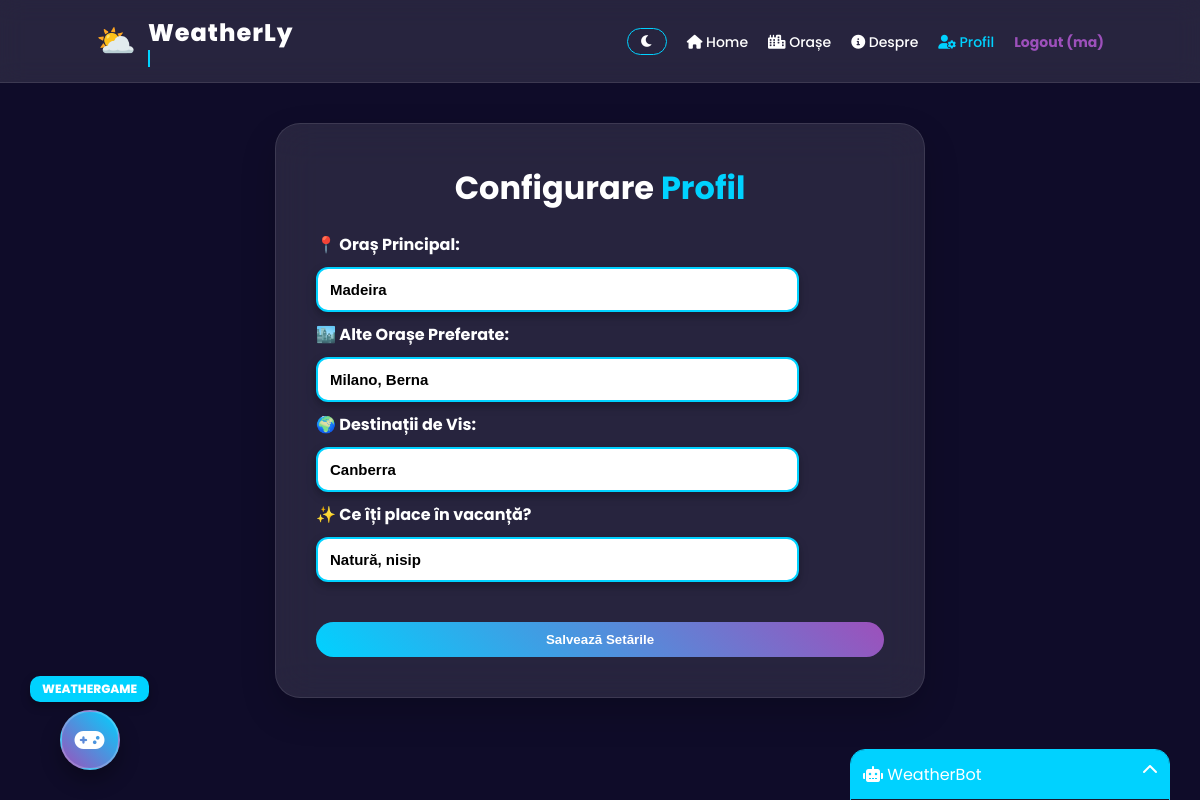
/settings (signed in), run on the app's committed database.
### auth.py (models this page shows)
class User(UserMixin, db.Model):
    id = db.Column(db.Integer, primary_key=True)
    username = db.Column(db.String(150), unique=True, nullable=False)
    password = db.Column(db.String(150), nullable=False)
    favorite_city = db.Column(db.String(100), default="Bucharest")
    other_cities = db.Column(db.String(500), default="") # Ex: "Paris, Londra"
    fav_destinations = db.Column(db.String(500), default="")
    interests = db.Column(db.String(500), default="") # Ex: "Natură, Soare, Plajă"

### app.py (the view, shortened to what this page needs)
@app.route("/settings", methods=["GET", "POST"])
@login_required
def settings():
    return render_template("settings.html", bg_video="login.mp4")

### app.py (called while the page is built)
@login_manager.user_loader
def load_user(user_id):
    return User.query.get(int(user_id))

### templates/settings.html
{% extends "base.html" %}
{% block content %}
<div class="card" style="max-width: 650px;">
    <h1>Configurare <span style="color: var(--primary);">Profil</span></h1>
    <form method="POST">
        <div style="text-align: left; margin-top: 20px;">
            <p><b>📍 Oraș Principal:</b></p>
            <input type="text" name="fav_city" value="{{ current_user.favorite_city }}" class="auth-input">
            <p><b>🏙️ Alte Orașe Preferate:</b></p>
            <input type="text" name="other_cities" value="{{ current_user.other_cities }}" class="auth-input" placeholder="Ex: Paris, Tokyo, Madrid">
            <p><b>🌍 Destinații de Vis:</b></p>
            <input type="text" name="fav_destinations" value="{{ current_user.fav_destinations }}" class="auth-input" placeholder="Unde vrei să ajungi?">
            <p><b>✨ Ce îți place în vacanță?</b></p>
            <input type="text" name="interests" value="{{ current_user.interests }}" class="auth-input" placeholder="Natură, plajă, liniște, aventură...">
        </div>
        <button type="submit" class="btn" style="width: 100%; margin-top: 30px;">Salvează Setările</button>
    </form>
</div>
{% endblock %}

### templates/base.html (shortened to what this page needs)
<!DOCTYPE html>
<html lang="ro">
<head>
    <link rel="stylesheet" href="{{ url_for('static', filename='style.css') }}">
    <link rel="stylesheet" href="https://cdnjs.cloudflare.com/ajax/libs/font-awesome/6.0.0/css/all.min.css">
</head>
<body>
    <nav class="navbar">
        <div class="logo-wrapper">
            <div class="logo-icon">⛅</div>
            <div class="logo-text-group">
                <a href="/" class="logo" style="padding:0; background:none; text-decoration: none;">WeatherLy</a>
                <div class="typing-sub">Rain or sun, we got you covered...</div>
            </div>
        </div>
        <ul class="nav-links">
            <li>
                <button onclick="toggleDarkMode()" class="btn" id="dark-btn" style="background:none; border:1px solid var(--primary); padding: 5px 12px; cursor: pointer;">
                    <i class="fas fa-moon"></i>
                </button>
            </li>
            <li><a href="/"><i class="fas fa-home"></i> Home</a></li>
            <li><a href="/popular_cities"><i class="fas fa-city"></i> Orașe</a></li>
            <li><a href="/about"><i class="fas fa-info-circle"></i> Despre</a></li>
            {% if current_user.is_authenticated %}
                <li><a href="/settings" style="color: var(--primary);"><i class="fas fa-user-cog"></i> Profil</a></li>
                <li><a href="/logout" style="color: var(--accent); font-weight: bold;">Logout ({{ current_user.username }})</a></li>
            {% else %}
                <li><a href="/login" class="btn">Login</a></li>
            {% endif %}
        </ul>
    </nav>
    <main>
        {% block content %}{% endblock %}
    </main>
    <div class="game-container-float">
        <div class="game-label">WeatherGame</div>
        <a href="/minigame" class="game-float-btn">
            <i class="fas fa-gamepad"></i>
        </a>
    </div>
    <div id="chat-widget" class="chat-closed">
        <div id="chat-header" onclick="toggleChat()">
            <span><i class="fas fa-robot"></i> WeatherBot</span>
            <i id="chat-icon" class="fas fa-chevron-up"></i>
        </div>
    </div>
</body>
</html>

### static/style.css (style rules this page uses)
:root { --primary: #00d2ff; --accent: #9d50bb; --glass: rgba(255, 255, 255, 0.1); --text: #ffffff; --bg-dark: #0a0a0b; }
* { margin: 0; padding: 0; box-sizing: border-box; }
body { margin: 0; font-family: 'Poppins', sans-serif; color: var(--text); min-height: 100vh; background-color: #0f0c29; transition: background-color 0.4s ease, color 0.4s ease; overflow-x: hidden; }
.navbar { display: flex; justify-content: space-between; align-items: center; padding: 15px 8%; background: var(--glass); backdrop-filter: blur(12px); position: sticky; top: 0; z-index: 100; border-bottom: 1px solid rgba(255,255,255,0.1); }
.logo-wrapper { display: flex; align-items: center; gap: 12px; }
.logo-icon { font-size: 32px; animation: float 3s ease-in-out infinite; }
.logo { text-decoration: none; font-size: 24px; font-weight: 800; color: white; letter-spacing: 1px; }
.typing-sub { font-size: 11px; color: var(--primary); font-weight: 300; white-space: nowrap; overflow: hidden; border-right: 2px solid; width: 0; animation: typing 4s steps(30) infinite alternate; }
.nav-links { list-style: none; display: flex; gap: 20px; align-items: center; }
.nav-links a { color: white; text-decoration: none; font-weight: 500; transition: 0.3s; font-size: 14px; }
.card { background: var(--glass); border-radius: 25px; padding: 40px; margin: 40px auto; max-width: 650px; backdrop-filter: blur(20px); border: 1px solid rgba(255,255,255,0.1); text-align: center; box-shadow: 0 15px 35px rgba(0,0,0,0.2); animation: fadeIn 0.6s ease-out; transition: transform 0.4s cubic-bezier(0.175, 0.885, 0.32, 1.275), box-shadow 0.4s ease; }
.btn { padding: 10px 25px; border-radius: 20px; border: none; background: linear-gradient(45deg, var(--primary), var(--accent)); color: white; cursor: pointer; font-weight: 600; transition: 0.3s; }
.auth-input { width: 85%; padding: 12px; margin: 10px 0; border-radius: 12px; border: 2px solid var(--primary); background: #ffffff !important; color: #000000 !important; font-weight: 600; font-size: 15px; outline: none; box-shadow: 0 4px 10px rgba(0,0,0,0.3); }
.auth-input::placeholder { color: #444; font-weight: 400; }
#chat-widget { position: fixed; bottom: 0; right: 30px; width: 320px; background: rgba(26, 26, 46, 0.95); border-radius: 15px 15px 0 0; backdrop-filter: blur(10px); z-index: 1000; transition: 0.4s ease; border: 1px solid var(--primary); }
.chat-closed { transform: translateY(305px); }
#chat-header { background: var(--primary); padding: 12px; cursor: pointer; display: flex; justify-content: space-between; border-radius: 14px 14px 0 0; }

### templates/base.html (style rules this page uses)
.game-container-float { position: fixed; bottom: 30px; left: 30px; display: flex; flex-direction: column; align-items: center; gap: 8px; z-index: 999; }
.game-label { background: var(--primary); color: white; padding: 4px 12px; border-radius: 10px; font-size: 12px; font-weight: 800; text-transform: uppercase; box-shadow: 0 4px 10px rgba(0,0,0,0.3); pointer-events: none; white-space: nowrap; }
.game-float-btn { width: 60px; height: 60px; background: linear-gradient(45deg, var(--accent), var(--primary)); color: white; border-radius: 50%; display: flex; justify-content: center; align-items: center; font-size: 24px; text-decoration: none; box-shadow: 0 10px 20px rgba(0,0,0,0.3); transition: 0.3s cubic-bezier(0.175, 0.885, 0.32, 1.275); border: 2px solid rgba(255,255,255,0.2); }

### data on the page
User: username "ma", fav_city "Madeira", other_cities "Milano, Berna", fav_destinations "Canberra", interests "Natură, nisip"
